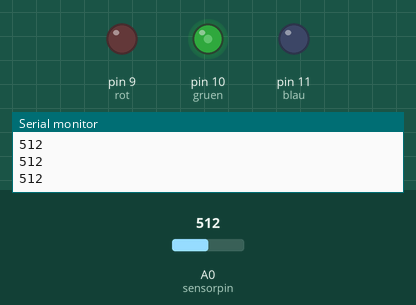
The sketch below on a simulated Arduino Uno, built with avr-gcc and run on an emulated ATmega328P. Shown: output pins drawn as LEDs (lit = HIGH), the last lines printed to the serial monitor. Inputs (shaded band) come from the test bench; at power-on: A0 (sensorpin) = 512.

Above: at 1.2 s.
1.3 s: A0 (sensorpin) set to 493
At 2.5 s:
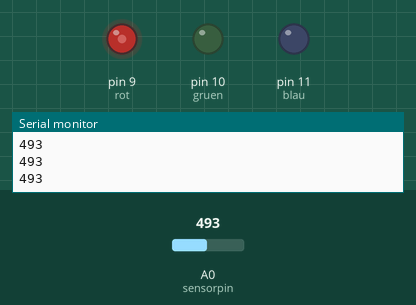
2.8 s: A0 (sensorpin) set to 510
At 3.8 s:
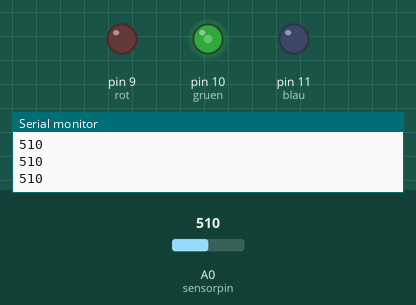
4.3 s: A0 (sensorpin) set to 490
At 4.8 s:
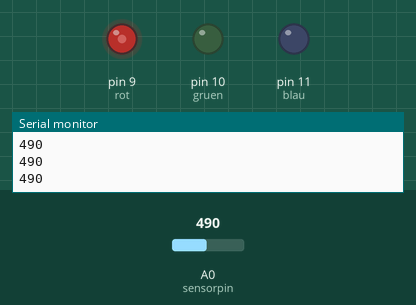
5.8 s: A0 (sensorpin) set to 511
At 7.2 s:
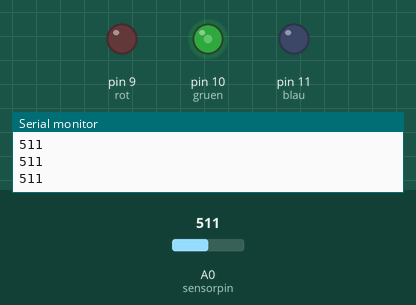
Timing chart, 0 to 8.3 s (numbered marks = the images above; inputs shaded):
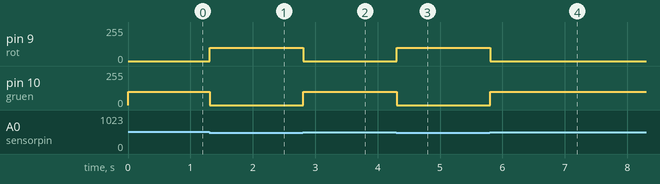

Measured:
- the behaviour switches between 500 and 499 on A0 (sensorpin) (found by bisection; images 0 and 1)
- after the input at 1.3 s, pin 9 (rot): 0/255 → 100/255 at once; pin 10 (gruen): 100/255 → 0/255 at once
- after the input at 2.8 s, pin 9 (rot): 100/255 → 0/255 at once; pin 10 (gruen): 0/255 → 100/255 at once
- after the input at 4.3 s, pin 9 (rot): 0/255 → 100/255 at once; pin 10 (gruen): 100/255 → 0/255 at once
- after the input at 5.8 s, pin 9 (rot): 100/255 → 0/255 at once; pin 10 (gruen): 0/255 → 100/255 at once

The sketch:

FabigeLED.ino
```cpp
//Wir testen git nochmals

const int rot=9;
const int gruen=10;
const int blau=11;

const int sensorpin=A0;

int rotValue=0;
int gruenValue=0;
int blauValue=0;

int sensorwert=0;

void setup() {
  // put your setup code here, to run once:

Serial.begin(9600);

pinMode(rot,OUTPUT);
pinMode(gruen,OUTPUT);
pinMode(blau,OUTPUT);

}

void loop() {
  // put your main code here, to run repeatedly:

sensorwert=analogRead(sensorpin);
delay(5);
Serial.println(sensorwert);

if (sensorwert<500){
  analogWrite(rot,100);
  analogWrite(gruen,0);
} else{
  analogWrite(gruen,100);
  analogWrite(rot,0);
  }


}
```
